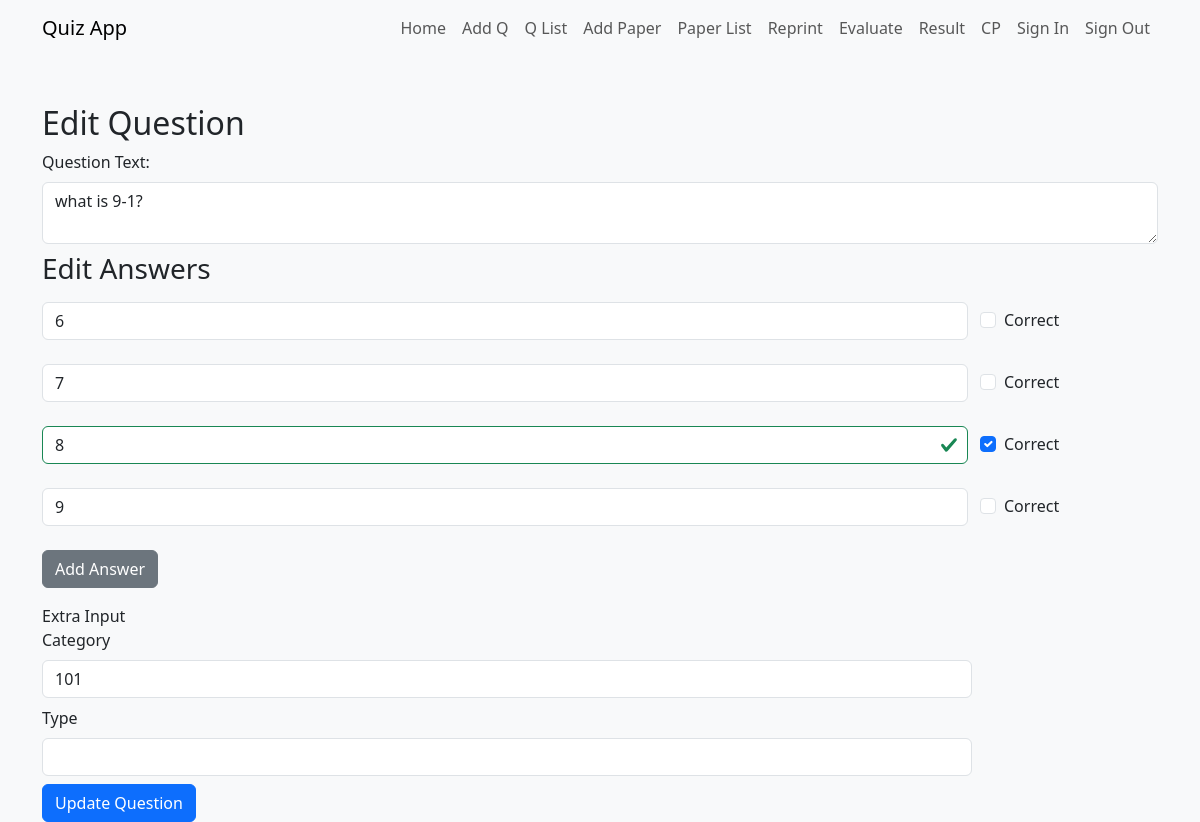
/index.php?pagename=add_edit&id=29 (signed in), run on the app's committed database.
### tables this page shows
CREATE TABLE IF NOT EXISTS `questions` (
  `id` int NOT NULL AUTO_INCREMENT,
  `user_id` int NOT NULL,
  `question_text` text NOT NULL,
  `created_at` timestamp NULL DEFAULT CURRENT_TIMESTAMP,
  PRIMARY KEY (`id`)
);

CREATE TABLE IF NOT EXISTS `answers` (
  `id` int NOT NULL AUTO_INCREMENT,
  `question_id` int NOT NULL,
  `user_id` int NOT NULL,
  `answer_text` text NOT NULL,
  `is_correct` tinyint(1) NOT NULL DEFAULT '0',
  `created_at` timestamp NULL DEFAULT CURRENT_TIMESTAMP,
  PRIMARY KEY (`id`)
);

CREATE TABLE IF NOT EXISTS `meta_data` (
  `id` int NOT NULL AUTO_INCREMENT,
  `meta_name` text NOT NULL,
  `meta_value` text NOT NULL,
  `referece_id` int NOT NULL,
  `timestamp` timestamp NOT NULL DEFAULT CURRENT_TIMESTAMP,
  PRIMARY KEY (`id`)
);

### functions.php (called while the page is built, shortened)
<?php
function getMetaDataId($metaName, $referenceId) {
    global $conn;
	$sql = "SELECT id FROM meta_data WHERE meta_name = ? AND referece_id = ?";
    $stmt = $conn->prepare($sql);
    $stmt->bind_param("si", $metaName, $referenceId);
    $stmt->execute();
    $stmt->bind_result($metaId);
    $sql = "SELECT id FROM meta_data WHERE meta_name = ? AND referece_id = ?";
    $stmt = $conn->prepare($sql);
    $stmt->bind_param("si", $metaName, $referenceId);
    $stmt->execute();
    $stmt->store_result();
    if ($stmt->num_rows > 0) {
        $stmt->bind_result($metaId);
        return $metaId;
    } else {
        return false;
    }
}
function getMetaRowsById($metaId) {
    global $conn;
    $sql = "SELECT * FROM meta_data WHERE id = ?";
    $stmt = $conn->prepare($sql);
    $stmt->bind_param("i", $metaId);
    $stmt->execute();
    $result = $stmt->get_result();
    $metaRows = $result->fetch_all(MYSQLI_ASSOC);
    return $metaRows;
}

### config.php (the view, shortened to what this page needs)
<?php
$servername = "localhost";
$dbusername = "root";
$dbpassword = "";
$database = "quiz_db";
$conn = new mysqli($servername, $dbusername, $dbpassword, $database);
function currenturl(){
	return htmlspecialchars($_SERVER['REQUEST_URI']);
}
$pagefunction = [
    'home' => ['homePage', 'Home'],
    'add_edit' => ['add_edit_questionPage', 'Add Q'],
     'view_questions_s' => ['viewQuestionsPage_s', 'Q List'],
	 'question_maker' => ['Question_Maker_page', 'Add Paper'],
     'view_question_paper_nav' => ['viewQuestionPapernav', 'Paper List'],
	'reprint' => ['reprintQuestionPaperPage', 'Reprint'],
	'evaluate' => ['evaluateFun', 'Evaluate'],
	'view_evaluation_results' => ['viewEvaluationResults', 'Result'],
    'changepassword' => ['changePasswordPage', 'CP'],
    'signin' => ['signinPage', 'Sign In'],
	'signout' => ['signoutPage', 'Sign Out'],
];
		?>
		<?php
include ("functions.php");
function add_edit_questionPage(){
    global $conn;
	$edit_mode = 0 ;
	if ( isset($_GET['id'])){
		$questionId = $_GET['id'];
		$edit_mode= 1;
	}
	$metainputs = [
					'cat' => "Category",
					'typ' => "Type"
				];
    if (1==1) {
		if( $edit_mode) {
			$questionId = intval($_GET['id']);
			$questionSql = "SELECT question_text FROM questions WHERE id = ?";
			$stmt = $conn->prepare($questionSql);
			$stmt->bind_param("i", $questionId);
			$stmt->execute();
			$stmt->bind_result($questionText);
			$grab =  $stmt->fetch();
			if ($grab){
				$edit_mode = 1;
			}else{
				die("Invalid id");
			}
		}else{
			$edit_mode = 0 ;
			$questionId= 0 ;
			$questionText = "";
		}
        if ( 1==1 ) {
			if($edit_mode){
				echo "<h2>Edit Question</h2>";
            }else{
				echo "<h2>Add new question</h2>";
			}
				echo "<form action='" . currenturl() . "' method='post'>";
				echo "<div class='form-group'>";
				echo "<label for='questionText'>Question Text:</label>";
				echo "<textarea name='questionText' id='questionText' class='form-control' required>$questionText</textarea>";
				echo "</div>";
            $answersSql = "SELECT id, answer_text, is_correct FROM answers WHERE question_id = ? ORDER BY `answers`.`id` ASC";
            $stmt = $conn->prepare($answersSql);
            $stmt->bind_param("i", $questionId);
            $stmt->execute();
            $stmt->bind_result($answerId, $answerText, $isCorrect);
            echo "<h3>Edit Answers</h3>";
			if($edit_mode){
				while ($stmt->fetch()) {
					echo "<div class='form-group mb-2 mt-2'>";
					echo "<div class='row align-items-center'>";
					echo "<div class='col-md-10 align-items-center'>";
					echo "<div class='input-group'>";
					echo "<input type='text' name='answers[$answerId]' id='answer$answerId' class='form-control answer-input " . ($isCorrect ? "is-valid" : "") . "' value='$answerText'>";
					echo "</div>";
					echo "</div>";
						echo "<div class='col-md-2 form-check align-items-center'>";
						echo "<div class='form-check-input-container'>";
						echo "<input class='form-check-input form-check-input-lg' type='checkbox' name='correctAnswers[$answerId]' value='$answerId' id='correctAnswerCheckbox$answerId' " . ($isCorrect ? "checked" : "") . ">";
						echo "<label class='form-check-label' for='correctAnswerCheckbox$answerId'> Correct</label>";
						echo "</div>";
						echo "</div>";
						echo "</div>";
						echo "</div>";
				}
			}
				echo "<div class='form-group mt-3 mb-3'>";
				echo "<button type='button' id='addAnswerField' class='btn btn-secondary'>Add Answer</button>";
				echo "</div>";
				echo "Extra Input" ;
				foreach($metainputs as $metaName => $metaTitle){
					$meta_id = getMetaDataId('meta_'.$metaName, $questionId);
					$value = ($meta_id!=0 ) ? getMetaRowsById($meta_id)[0]['meta_value']:"";
								echo "<div class='col-md-10 align-items-center'>";
								echo $metaTitle;
								echo "<div class='input-group'>";
								echo "<input type='text' name='meta_$metaName' id='meta_$metaName' class='form-control answer-input' value='$value'>";
								echo "</div>";
								echo "</div>";
				}
			if ( $edit_mode){
				echo "<button type='submit' name='submit' class='btn btn-primary'>Update Question</button>";
			}else{
				echo "<button type='submit' name='submit' class='btn btn-primary'>Add Question</button>";
			}
            echo "</form>";
        } else {
            echo "<p>Question not found.</p>";
        }
    } else {
        echo "<p>Question ID not provided.</p>";
    }
}
function headerpage(){
    global $pagefunction;
    ?>
    <!DOCTYPE html>
    <html lang="en">
    <head>
        <link href="https://cdn.jsdelivr.net/npm/bootstrap@5.3.0/dist/css/bootstrap.min.css" rel="stylesheet"><link href="https://cdn.jsdelivr.net/npm/bootstrap@5.3.0/dist/css/bootstrap.min.css" rel="stylesheet">
    </head>
    <body class="bg-light" >
<nav class="navbar navbar-expand-lg navbar-light bg-light printable-hidden">
    <div class="container width_adjust">
        <a class="navbar-brand" href="?pagename=home">Quiz App</a>
        <div class="collapse navbar-collapse justify-content-end" id="navbarNav">
            <ul class="navbar-nav">
                <?php
                foreach ($pagefunction as $pagename => $pageData) {
                    echo "<li class='nav-item'>";
                    echo "<a class='nav-link' href='?pagename=$pagename'>$pageData[1]</a>";
                    echo "</li>";
                }
                ?>
            </ul>
        </div>
    </div>
</nav>
	<?php
	 echo "<div class='container mt-5 bg-light width_adjust'>";
?>
<?Php
}
function footerpage(){
	echo "</div>";
	?>
</body>
</html>
	<?php
};
?>

### config.php (style rules this page uses)
body { background-color: #f8f9fa; }
input[type="text"], input[type="password"], textarea { margin-top: 0.5rem !important; margin-bottom: 0.5rem !important; }

### data on the page
questions: questionText "what is 9-1?"
answers: answer_text "6"
answers: answer_text "7"
answers: answer_text "8", is_correct "☑"
answers: answer_text "9"
meta_data: meta_cat "101"

### other printed values
$pageData[1] "Home"
$pageData[1] "Add Q"
$pageData[1] "Q List"
$pageData[1] "Add Paper"
$pageData[1] "Paper List"
$pageData[1] "Reprint"
$pageData[1] "Evaluate"
$pageData[1] "Result"
$pageData[1] "CP"
$pageData[1] "Sign In"
$pageData[1] "Sign Out"
$metaTitle "Category"
$metaTitle "Type"
